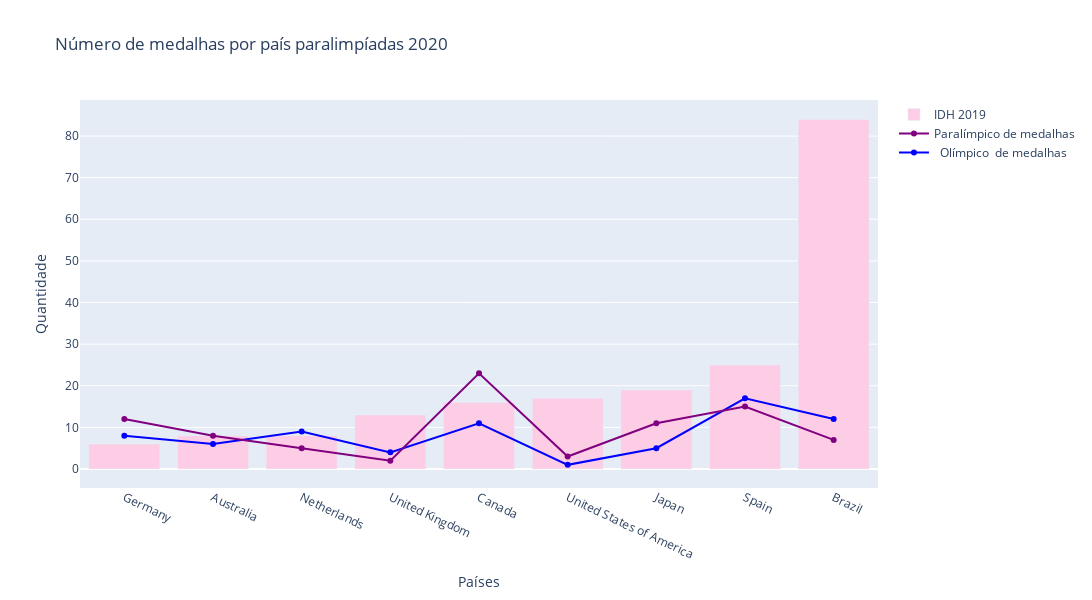

This figure's notebook cell:
### Code cell
#Comparação entre o Ranking medalhas Tokyo,Ranking medalhas paralimpíadas, Ranking IDH global 2019
fig = go.Figure(layout=layout)
fig.add_trace(go.Scatter(x=df_idh['Países'], y=df_idh['Ranking medalhas Tokyo'],
                    mode='lines+markers',
                    name='  Olímpico  de medalhas', line = dict(color='blue', width=2)))
fig.add_trace(go.Scatter(x=df_idh['Países'], y=df_idh['Ranking medalhas paralimpíadas'],
                    mode='lines+markers',
                    name='Paralímpico de medalhas', line = dict(color='purple', width=2)))
fig.add_trace(go.Bar(x=df_idh['Países'], y=df_idh['Ranking IDH global 2019'], name='IDH 2019', marker_color=px.colors.qualitative.Set3[7]))                 

layout= go.Layout(title={
                    'text' : 'Ranking de total medalhas olímpica e paralímpica de Tokyo X Ranking IDH de 2019',
                    'x' : 0.5,
                    'xref' : 'paper',
                    'xanchor' : 'center'},
                   yaxis={'title':'Classificação no ranking'},
                   xaxis={'title': 'Países', 'tickangle' : 45},
                   legend_title="Ranking:",
                   height=600, width=900)
fig.update_layout(hovermode='x unified')
fig.show()

### Figure 1 — Plotly figure (JSON) as saved in the notebook; plotly's stock layout.template omitted (floating-point values rounded to 4 significant figures)
{"data": [{"line": {"color": "blue", "width": 2}, "mode": "lines+markers", "name": "  Olímpico  de medalhas", "type": "scatter", "x": ["Germany", "Australia", "Netherlands", "United Kingdom", "Canada", "United States of America", "Japan", "Spain", "Brazil"], "y": [8, 6, 9, 4, 11, 1, 5, 17, 12]}, {"line": {"color": "purple", "width": 2}, "mode": "lines+markers", "name": "Paralímpico de medalhas", "type": "scatter", "x": ["Germany", "Australia", "Netherlands", "United Kingdom", "Canada", "United States of America", "Japan", "Spain", "Brazil"], "y": [12, 8, 5, 2, 23, 3, 11, 15, 7]}, {"marker": {"color": "rgb(252,205,229)"}, "name": "IDH 2019", "type": "bar", "x": ["Germany", "Australia", "Netherlands", "United Kingdom", "Canada", "United States of America", "Japan", "Spain", "Brazil"], "y": [6, 8, 8, 13, 16, 17, 19, 25, 84]}], "layout": {"barmode": "stack", "height": 600, "hovermode": "x unified", "title": {"text": "Número de medalhas por país paralimpíadas 2020"}, "width": 1100, "xaxis": {"tickangle": 25, "title": {"text": "Países"}}, "yaxis": {"title": {"text": "Quantidade"}}}}
